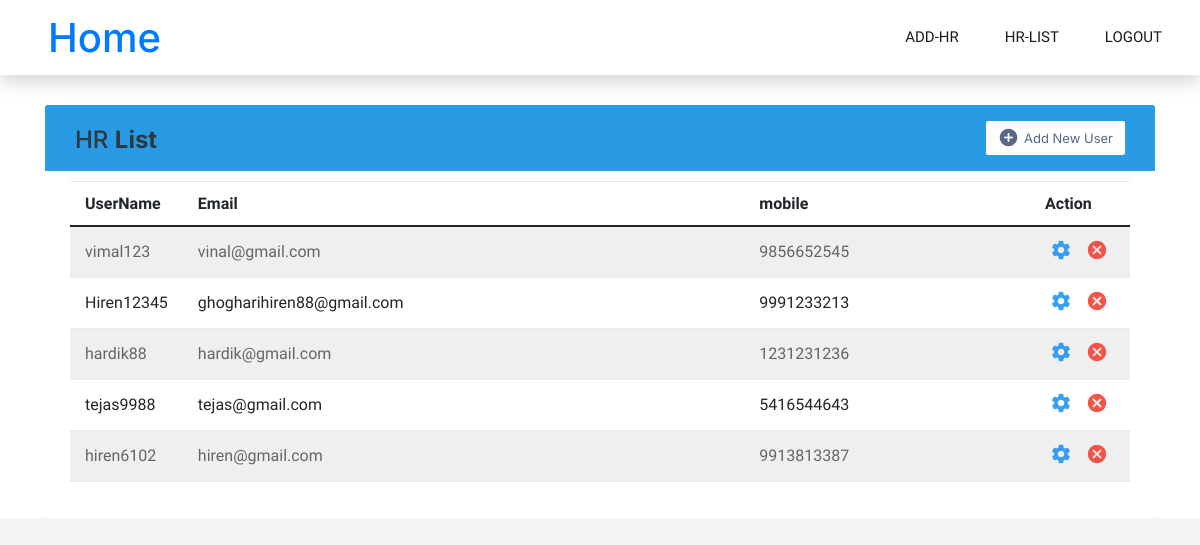
The app's page /hr-list (signed in), older data.
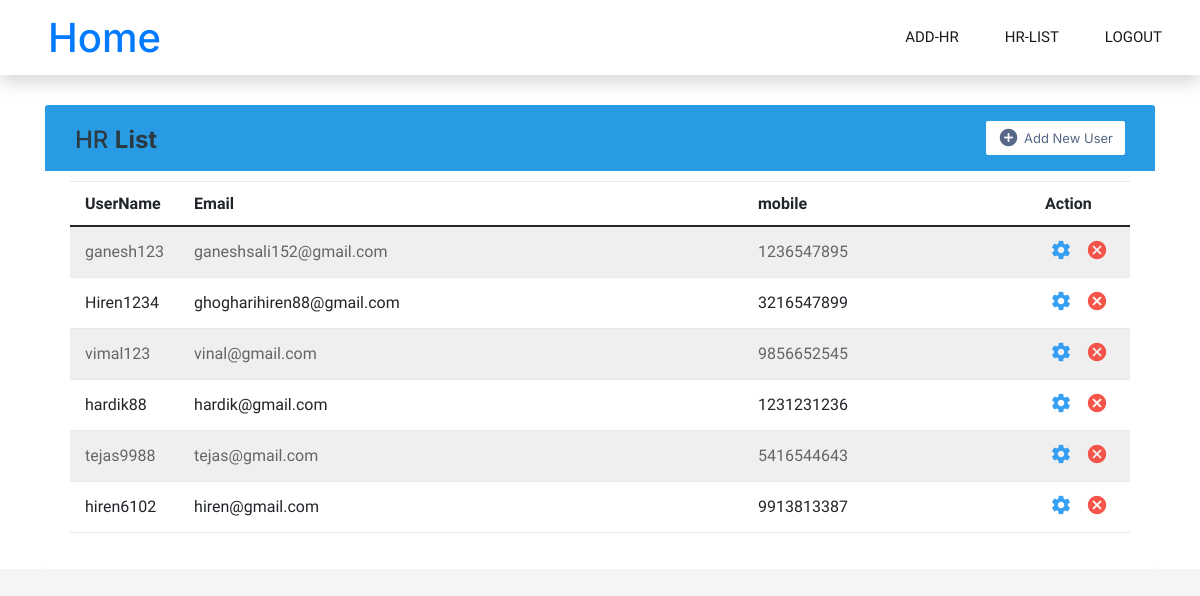
The same page, newer data.
### myapp/models.py (models this page shows, shortened)
class User(AbstractUser):
    gender= (('male','Male'), ('female','Female'))
    email=models.EmailField(unique=True)
    gender=models.CharField(max_length=10,choices=gender,null=True,blank=True)
    mobile=models.CharField(max_length=15,null=True,blank=True)
    company_name=models.CharField(max_length=100,null=True,blank=True)
    role=models.CharField(default='hr',max_length=10)

### myapp/views.py (the view)
# urls.py: path('hr-list',views.hr_list,name='hr-list'),
@login_required(login_url='/login/')
def hr_list(request):
    if request.user.role == 'admin':
        user=User.objects.filter(role='hr')[::-1]
        return render(request,'admin/hr-list.html',{'user':user})
    return render(request,'index.html')

### myapp/templates/admin/hr-list.html (shortened to what this page needs)
{% extends 'header.html' %}
{% load static %}
{% block content %}
<link rel="stylesheet" href="https://stackpath.bootstrapcdn.com/bootstrap/4.5.0/css/bootstrap.min.css">
<link rel="stylesheet" href="https://maxcdn.bootstrapcdn.com/font-awesome/4.7.0/css/font-awesome.min.css">
</head>
<body>
<div class="container-xl">
    <div class="table-responsive">
        <div class="table-wrapper">
            <div class="table-title">
                <div class="row">
                    <div class="col-sm-5">
                        <h2>HR <b>List</b></h2>
                    </div>
                    <div class="col-sm-7">
                        <a href="{% url 'register' %}" class="btn btn-secondary"><i class="material-icons">&#xE147;</i> <span>Add New User</span></a>
                    </div>
                </div>
            </div>
            <table class="table table-striped table-hover">
                <thead>
                    <tr>
                        <th>UserName</th>
                        <th>Email</th>
                        <th>mobile</th>
                        <th>Action</th>
                    </tr>
                </thead>
                <tbody>
                    <tr>
                      {% for user in user %}
                        <td>{{user.username}}</td>
                        <td>{{user.email}}</td>
                        <td>{{user.mobile}}</td>
                        <td>
                            <a href="{% url 'edit-hr' user.id%}" class="settings" title="Settings" data-toggle="tooltip"><i class="material-icons">&#xE8B8;</i></a>
                            <a href="{% url 'delete-hr' user.id%}" class="delete" title="Delete" data-toggle="tooltip"><i class="material-icons">&#xE5C9;</i></a>
                        </td>
                    </tr>
                    {% endfor %}
                </tbody>
            </table>
        </div>
    </div>
</div>
{% endblock %}

Row changes from the older to the newer data that the page shows:
removed User: username "Hiren12345", email "ghogharihiren88@gmail.com", mobile "9991233213"
added User: username "ganesh123", email "ganeshsali152@gmail.com", mobile "1236547895"
added User: username "Hiren1234", email "ghogharihiren88@gmail.com", mobile "3216547899"
